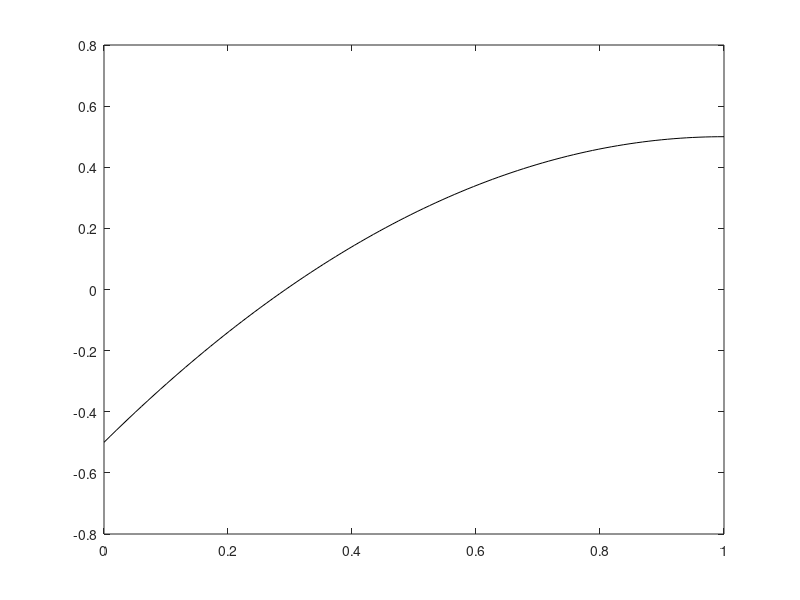

Here is the MATLAB script that generated this plot: (Note: this script raises an error after producing the figure.)


N = 1000;
a = randi([0,1],N,1);
d = randi([0,1],N,1);

g = randi([0,3],N,1);
b = randi([0,3],N,1);

A = a -d + g -b;
B = b-2*g+3*d;
C = g-3*d;
D = d-1/2;




p  = linspace(0,1,100);
figure
for i = 1:N
    p1 = plot(p,A(i)*p.^3+B(i)*p.^2 + C(i)*p + D(i),'-k'); hold on;
    p1.Color(4) = 0.4;
    
end


plot([0,1],[0,0],'--k')
% axis off

